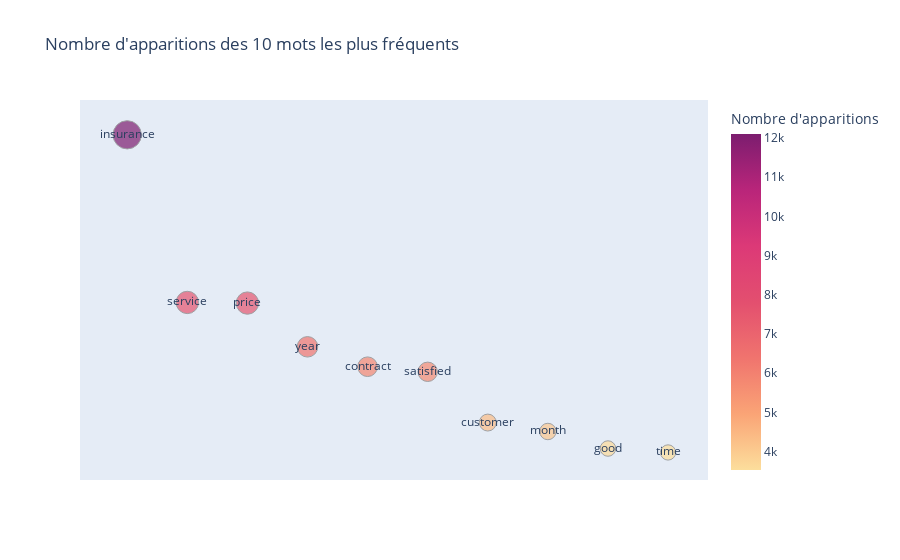

Source (notebook cell):
### Code cell
# Créer le graphique de dispersion pour les 10 tokens les plus fréquents
fig = px.scatter(top_10_tokens, x='token', y='nombre d\'apparitions', color='nombre d\'apparitions', size='nombre d\'apparitions',
                 color_continuous_scale=px.colors.sequential.Sunsetdark, 
                 labels={'nombre d\'apparitions': 'Nombre d\'apparitions', 'token': 'Token'},
                 title='Nombre d\'apparitions des 10 mots les plus fréquents', text='token')
fig.update_traces(marker=dict(line=dict(width=1, color='Gray')))
fig.update_xaxes(visible=False)
fig.update_yaxes(visible=False)
fig.show()

### Figure 1 — Plotly figure (JSON) as saved in the notebook; plotly's stock layout.template omitted (floating-point values rounded to 4 significant figures)
{"data": [{"hovertemplate": "Token=%{text}<br>Nombre d'apparitions=%{marker.color}<extra></extra>", "legendgroup": "", "marker": {"color": [12104, 7580, 7563, 6382, 5845, 5708, 4338, 4097, 3637, 3531], "coloraxis": "coloraxis", "line": {"color": "Gray", "width": 1}, "size": [12104, 7580, 7563, 6382, 5845, 5708, 4338, 4097, 3637, 3531], "sizemode": "area", "sizeref": 30.26, "symbol": "circle"}, "mode": "markers+text", "name": "", "orientation": "v", "showlegend": false, "text": ["insurance", "service", "price", "year", "contract", "satisfied", "customer", "month", "good", "time"], "type": "scatter", "x": ["insurance", "service", "price", "year", "contract", "satisfied", "customer", "month", "good", "time"], "xaxis": "x", "y": [12104, 7580, 7563, 6382, 5845, 5708, 4338, 4097, 3637, 3531], "yaxis": "y"}], "layout": {"coloraxis": {"colorbar": {"title": {"text": "Nombre d'apparitions"}}, "colorscale": [[0, "rgb(252, 222, 156)"], [0.1667, "rgb(250, 164, 118)"], [0.3333, "rgb(240, 116, 110)"], [0.5, "rgb(227, 79, 111)"], [0.6667, "rgb(220, 57, 119)"], [0.8333, "rgb(185, 37, 122)"], [1, "rgb(124, 29, 111)"]]}, "legend": {"itemsizing": "constant", "tracegroupgap": 0}, "title": {"text": "Nombre d'apparitions des 10 mots les plus fréquents"}, "xaxis": {"anchor": "y", "domain": [0, 1], "title": {"text": "Token"}, "visible": false}, "yaxis": {"anchor": "x", "domain": [0, 1], "title": {"text": "Nombre d'apparitions"}, "visible": false}}}
